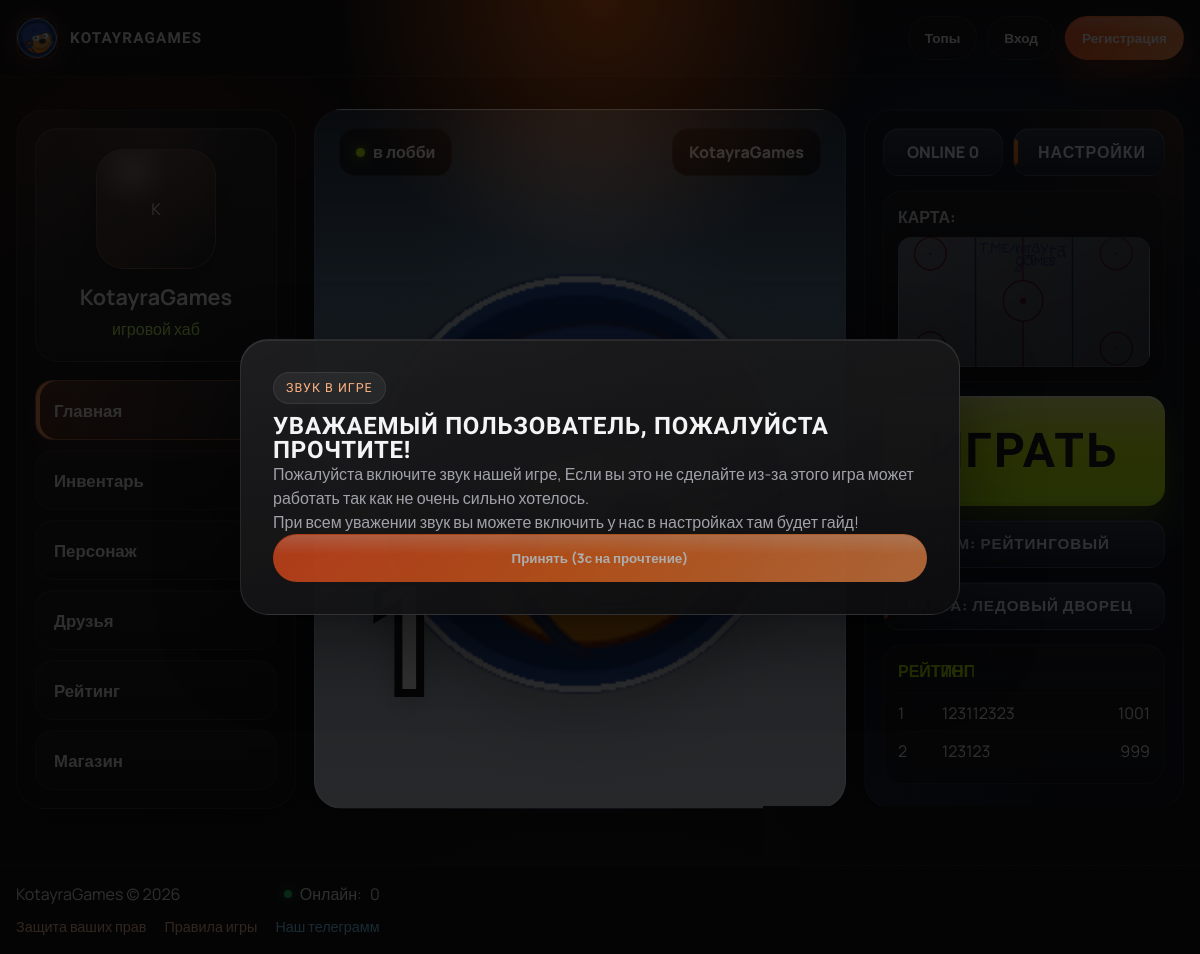
The app's page /, older data.
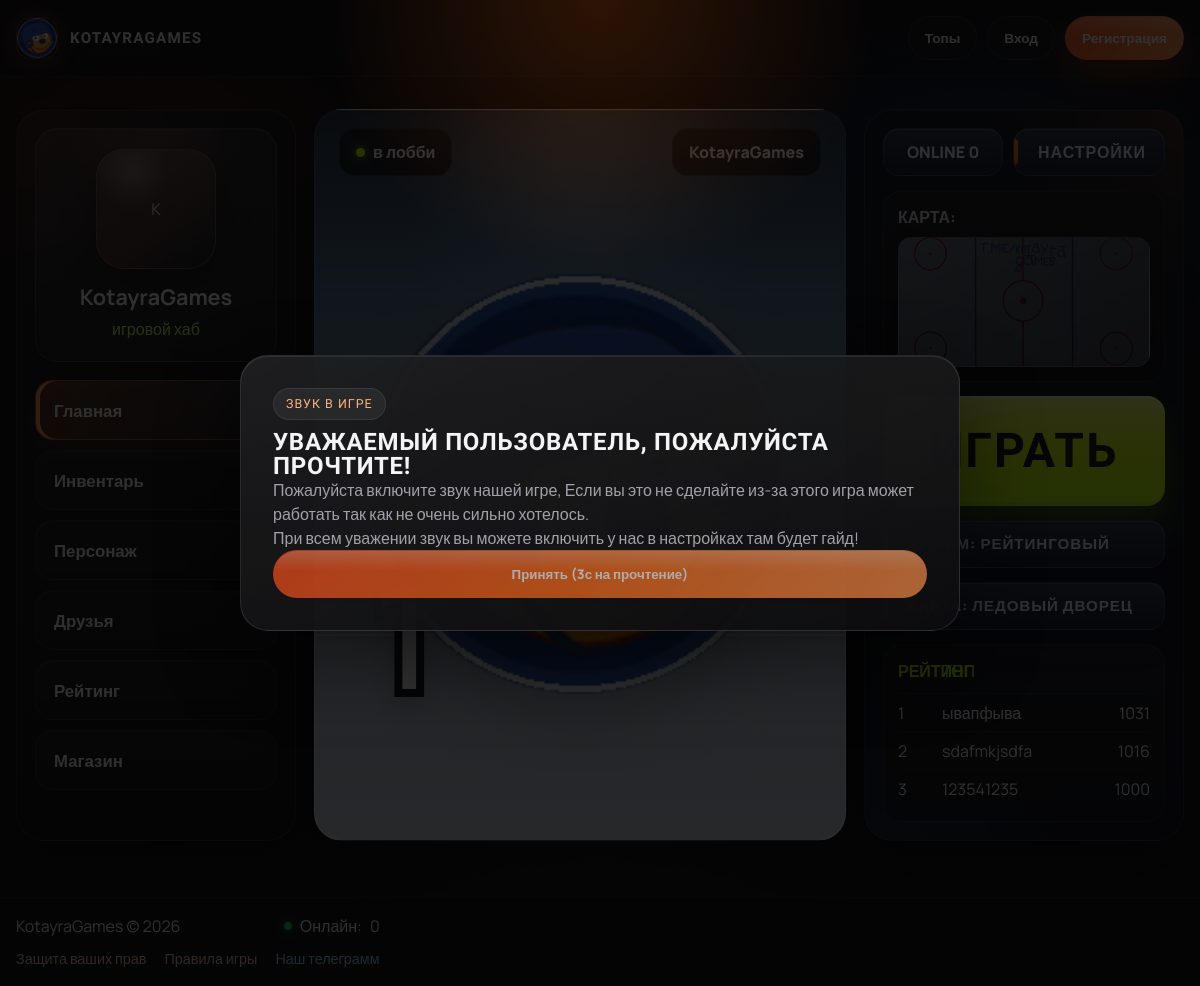
The same page, newer data.
### database.py (models this page shows, shortened)
class User(UserMixin, db.Model):
    __tablename__ = 'users'
    id = db.Column(db.Integer, primary_key=True)
    username = db.Column(db.String(32), unique=True, nullable=False, index=True)
    email = db.Column(db.String(120), unique=True, nullable=False)
    password_hash = db.Column(db.String(256), nullable=False)
    elo = db.Column(db.Integer, default=1000)
    peak_elo = db.Column(db.Integer, default=1000)
    wins = db.Column(db.Integer, default=0)
    losses = db.Column(db.Integer, default=0)
    draws = db.Column(db.Integer, default=0)
    goals_scored = db.Column(db.Integer, default=0)
    goals_conceded = db.Column(db.Integer, default=0)
    total_games = db.Column(db.Integer, default=0)
    win_streak = db.Column(db.Integer, default=0)
    best_streak = db.Column(db.Integer, default=0)
    coins = db.Column(db.Integer, default=500)
    gems = db.Column(db.Integer, default=10)
    active_skin = db.Column(db.String(50), default='kompot')
    staff_role = db.Column(db.String(20), default='player')
    match_ban_until = db.Column(db.DateTime, nullable=True)
    created_at = db.Column(db.DateTime, default=lambda: datetime.now(timezone.utc))
    last_login = db.Column(db.DateTime, default=lambda: datetime.now(timezone.utc))
    last_game = db.Column(db.DateTime, nullable=True)
    is_online = db.Column(db.Boolean, default=False)
    is_in_game = db.Column(db.Boolean, default=False)
    owned_items = db.relationship('UserItem', backref='owner', lazy=True)

### server.py (the view)
@app.route('/')
def index():
    top_players = User.query.order_by(User.elo.desc()).limit(10).all()
    return render_template('index.html',
                           top_players=top_players,
                           online_count=len(online_users),
                           games_count=len([r for r in game_rooms.values() if r.state == 'playing']))

### image_processor.py (called while the page is built)
def has_processed_image(name):
    path = os.path.join(PROCESSED_DIR, f'{name}.png')
    return os.path.exists(path)

def get_processed_url(name):
    if has_processed_image(name):
        return f'/static/images/processed/{name}.png'
    return None

### server.py (called while the page is built, shortened)
@app.context_processor
def inject_helpers():
    return dict(
        has_image=lambda n: has_processed_image(n),
        image_url=lambda n: get_processed_url(n),
        active_announcement=_get_active_announcement(),
        survey_notice=_get_survey_notice()
    )

def _get_active_announcement():
    announcement = SiteAnnouncement.query.filter_by(is_active=True).order_by(SiteAnnouncement.created_at.desc()).first()
    if not announcement or not announcement.created_at:
        return announcement

def _get_survey_notice():
    if not current_user.is_authenticated:
        return None

### templates/index.html (shortened to what this page needs)
{% extends "base.html" %}
{% block content %}
<section class="hub-layout">
    <aside class="hub-sidebar">
        <div class="hub-profile-card">
            <div class="hub-profile-avatar">
                {% if current_user.is_authenticated %}
                    {% set hub_avatar = image_url(current_user.active_skin ~ '_ui') %}
                    {% if hub_avatar %}
                        <img src="{{ hub_avatar }}" alt="{{ current_user.username }}">
                    {% else %}
                        <span>{{ current_user.username[0] }}</span>
                    {% endif %}
                {% else %}
                    <span>K</span>
                {% endif %}
            </div>
            <div class="hub-profile-meta">
                <strong>{{ current_user.username if current_user.is_authenticated else 'KotayraGames' }}</strong>
                <span>{% if current_user.is_authenticated %}в лобби{% else %}игровой хаб{% endif %}</span>
            </div>
        </div>
        <nav class="hub-menu">
            <a href="{{ url_for('index') }}" class="hub-menu-item active">Главная</a>
            <a href="{{ url_for('shop') if current_user.is_authenticated else url_for('login') }}" class="hub-menu-item">Инвентарь</a>
            <a href="{{ url_for('profile') if current_user.is_authenticated else url_for('login') }}" class="hub-menu-item">Персонаж</a>
            <a href="{{ url_for('social_page') if current_user.is_authenticated else url_for('login') }}" class="hub-menu-item">Друзья</a>
            <a href="{{ url_for('tops_page') }}" class="hub-menu-item">Рейтинг</a>
            <a href="{{ url_for('shop') if current_user.is_authenticated else url_for('login') }}" class="hub-menu-item">Магазин</a>
        </nav>
    </aside>
    <div class="hub-stage">
        <div class="hub-statusbar">
            <span class="hub-online-pill"><span class="hub-online-dot"></span>в лобби</span>
            <span class="hub-brand-tag">KotayraGames</span>
        </div>
        <div class="hub-character">
            {% set stage_skin = image_url((current_user.active_skin if current_user.is_authenticated else 'korzhik') ~ '_ui') %}
            <div class="hub-character-card">
                {% if stage_skin %}
                    <img src="{{ stage_skin }}" alt="character" class="hub-character-image">
                {% else %}
                    <div class="hub-character-fallback">K</div>
                {% endif %}
            </div>
            <div class="hub-level-float">
                {% if current_user.is_authenticated %}
                    {{ current_user.faceit_level }}
                {% else %}
                    1
                {% endif %}
            </div>
        </div>
    </div>
    <aside class="hub-actions">
        <div class="hub-top-controls">
            {% if current_user.is_authenticated %}
                <span class="hub-wallet">C {{ current_user.coins }}</span>
            {% else %}
                <span class="hub-wallet">ONLINE {{ online_count }}</span>
            {% endif %}
            <a href="{{ url_for('settings') if current_user.is_authenticated else url_for('login') }}" class="hub-settings-btn">Настройки</a>
        </div>
        <div class="hub-preview-card">
            <div class="hub-preview-label">карта:</div>
            <div class="hub-preview-arena"></div>
        </div>
        {% if current_user.is_authenticated %}
            <a href="{{ url_for('lobby') }}" class="hub-play-btn">ИГРАТЬ</a>
        {% else %}
            <a href="{{ url_for('register') }}" class="hub-play-btn">ИГРАТЬ</a>
        {% endif %}
        <div class="hub-select-card">
            <span>режим: рейтинговый</span>
        </div>
        <div class="hub-select-card">
            <span>карта: ледовый дворец</span>
        </div>
        <div class="hub-rating-card">
            <div class="hub-rating-header">
                <strong>Рейтинг</strong>
                <span>топ</span>
            </div>
            {% for player in top_players[:3] %}
            <div class="hub-rating-row">
                <span>{{ loop.index }}</span>
                <span>{{ player.username }}</span>
                <span>{{ player.elo }}</span>
            </div>
            {% endfor %}
        </div>
    </aside>
</section>
{% endblock %}

### templates/base.html (shortened to what this page needs)
<!DOCTYPE html>
<html lang="ru">
<head>
    <link rel="stylesheet" href="{{ url_for('static', filename='css/style.css') }}">
</head>
<body>
    <nav class="navbar">
        <div class="nav-content">
            <a href="{{ url_for('index') }}" class="nav-logo">
                {% set logo_img = image_url('korzhik_ui') %}
                {% if logo_img %}
                    <img src="{{ logo_img }}" alt="Logo" class="nav-logo-image">
                {% else %}
                    <span class="logo-icon">K</span>
                {% endif %}
                <span class="logo-text">KOTAYRAGAMES</span>
            </a>
            <div class="nav-links">
                <a href="{{ url_for('tops_page') }}" class="nav-link">Топы</a>
                {% if current_user.is_authenticated %}
                    <a href="{{ url_for('lobby') }}" class="nav-btn-play">Играть</a>
                    <a href="{{ url_for('social_page') }}" class="nav-link">Social</a>
                    <a href="{{ url_for('messages_page') }}" class="nav-link">ЛС{% if current_user.unread_messages_count %} {{ current_user.unread_messages_count }}{% endif %}</a>
                    <a href="{{ url_for('shop') }}" class="nav-link">Маркет</a>
                    <a href="{{ url_for('chat_page') }}" class="nav-link">Чат</a>
                    <a href="{{ url_for('profile') }}" class="nav-link">
                        {% set nav_av = image_url(current_user.active_skin ~ '_ui') %}
                        {% if nav_av %}
                            <img src="{{ nav_av }}" alt="" class="nav-avatar">
                        {% else %}
                            Игрок
                        {% endif %}
                        {{ current_user.username }}
                    </a>
                    <a href="{{ url_for('settings') }}" class="nav-link">Настройки</a>
                    <div class="nav-stats">
                        <span class="nav-elo">ELO {{ current_user.elo }}</span>
                        <span class="nav-faceit-level">LVL {{ current_user.faceit_level }}</span>
                        <span class="nav-faceit-level">FR {{ current_user.pending_friend_requests_count }}</span>
                        <span class="nav-coins">C {{ current_user.coins }}</span>
                        <span class="nav-gems">G {{ current_user.gems }}</span>
                    </div>
                    <a href="{{ url_for('logout') }}" class="nav-link nav-logout">Выйти</a>
                {% else %}
                    <a href="{{ url_for('login') }}" class="nav-link">Вход</a>
                    <a href="{{ url_for('register') }}" class="nav-btn-play">Регистрация</a>
                {% endif %}
            </div>
        </div>
    </nav>
    <main class="main-content">
        {% block content %}{% endblock %}
    </main>
    <footer class="footer">
        <div class="footer-content">
            <div class="footer-main-line">
                <span>KotayraGames © 2026</span>
                <span class="online-indicator">
                    <span class="online-dot"></span>
                    Онлайн: <span id="online-count">0</span>
                </span>
            </div>
            <div class="footer-legal">
                <a href="{{ url_for('trust_page') }}" class="footer-legal-link" data-tooltip="Почему вам стоит доверять нам? Мы используем данные только для работы аккаунта, матчей, защиты честной игры и важных сервисных уведомлений.">
                    Защита ваших прав
                </a>
                <a href="{{ url_for('rules_page') }}" class="footer-legal-link" data-tooltip="Правила игры, общения, честной конкуренции и использования платформы. Нарушения могут вести к ограничениям доступа для защиты других игроков и матчмейкинга.">
                    Правила игры
                </a>
                <a href="https://t.me/kotayragames" target="_blank" rel="noopener noreferrer" class="footer-legal-link footer-telegram-link" data-tooltip="Наш официальный Telegram-канал KotayraGames с новостями, анонсами и важными обновлениями проекта.">
                    Наш телеграмм
                </a>
            </div>
        </div>
    </footer>
</body>
</html>

Row changes from the older to the newer data that the page shows:
removed User: username "123112323", elo "1001"
added User: username "ывапфыва", elo "1031"
added User: username "sdafmkjsdfa", elo "1016"
changed User (number 3 of 3 on the later page): username "123123" → "123541235"; elo "999" → "1000"
